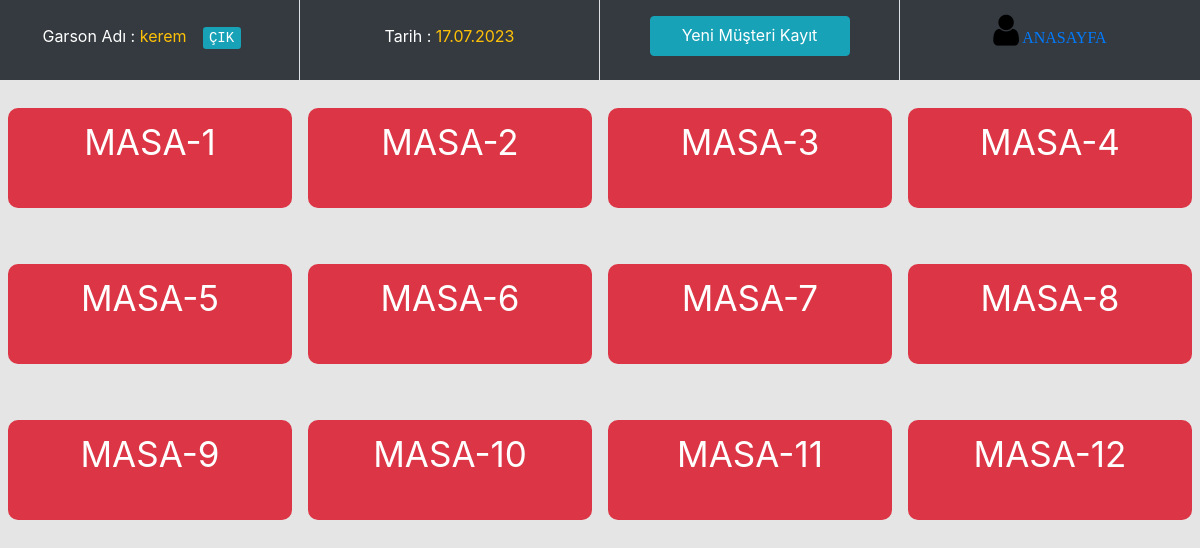
The page / on the database its author committed.
### tables this page shows
CREATE TABLE `garson` (
  `id` int(11) NOT NULL,
  `ad` varchar(20) NOT NULL,
  `sifre` varchar(40) NOT NULL,
  `durum` int(11) NOT NULL DEFAULT 0
);

CREATE TABLE `masalar` (
  `id` int(11) NOT NULL,
  `ad` varchar(20) NOT NULL
);

### fonksiyon/fonksiyon.php (the view, shortened to what this page needs)
<?php
class restoraniskelet{
    public function sorgum($vt,$sorgu,$tercih) {
      $a=$sorgu;
      $b=$vt->prepare($a);
      $b->execute();
      if($tercih==1):
      return	$c=$b->get_result();
      endif;
    }
    function masalaricek($dv) {
    $masalar="select * from masalar";
    $sonuc=$this->sorgum($dv,$masalar,1);
    while($masasonuc=$sonuc->fetch_assoc()):
      $siparisler='select * from siparis where masaid='.$masasonuc["id"].'';
	  $this->sorgum($dv,$siparisler,1)->num_rows==0 ? $renk="danger" : $renk="success";
      echo '<div id="masalink" class="col-md-3 col-sm-6 mr-2  mx-auto p-2 text-center text-white">
            <a href="masadetaylari.php?masaid='.$masasonuc["id"].'">
            <div class="bg-'.$renk.' mx-auto p-2 text-center text-white" id="masa">'.$masasonuc["ad"].'</div></a> </div>';
    endwhile;
  }
  function garsonbak($db) {
	   $gelen=$this->sorgum($db,"select * from garson where durum=1",1)->fetch_assoc();
		if (@$gelen["ad"]!="") :
		echo $gelen["ad"];
		echo'<a href="islemler.php?islem=cikis" class="m-3"><kbd class="bg-info">ÇIK</kbd></a>';
		else:
		echo "Giriş yapan garson yok";
		endif;
   }
 }
?>

### index.php (shortened to what this page needs)
<?php
	include("fonksiyon/fonksiyon.php");
	$restoraniskelet=new restoraniskelet;
?>
<!DOCTYPE html PUBLIC "-//W3C//DTD XHTML 1.0 Transitional//EN" "http://www.w3.org/TR/xhtml1/DTD/xhtml1-transitional.dtd">
<html xmlns="http://www.w3.org/1999/xhtml">
<head>
<link rel="stylesheet" href="https://cdnjs.cloudflare.com/ajax/libs/font-awesome/4.7.0/css/font-awesome.min.css">
<link rel="stylesheet" href="dosyalar/bootstrap.css" >
<link rel="stylesheet" href="dosyalar/style.css" >
<body style="background-color:#e5e5e5">
  <div class="container-fluid">
  <div class="row table-dark" id="rows">
	<div class="col-md-3 border-right text-center" style="align:center;"><br>Garson Adı : <a class="text-warning"><?php $restoraniskelet->garsonbak($db);?></a></div>
	<div class="col-md-3 border-right text-center"><br>Tarih  : <a class="text-warning"><?php echo date("d.m.Y");?></a></div>
	<div class="col-md-3 border-right text-center"><a href="musterikayit.php" class="btn btn-info mx-auto mt-3" style="width: 200px;height: 40px;">Yeni Müşteri Kayıt</a></div>
	<div class="col-md-3 text-center">
	<div id="yonet" class="col-md-6 col-sm-6 m-1  mx-auto p-2 text-center text-black bg-gray">
	<a href="anasayfa.php" style="text-decoration:none;" id="ana"><i class="fa fa-user" id="kucuk" style="font-size:36px;"></i> ANASAYFA
	<div class="bg-gray mx-auto p-2 text-center text-black" id="yonet"></div></a> </div></div>
  </div>
			  		<div class="row">
			          <?php
			            $restoraniskelet->masalaricek($db);
			          ?>
			      </div>
</body>
</html>

### dosyalar/style.css (style rules this page uses)
body { height: 100%; width: 100%; position: absolute; }
#masa { height:100px; margin:20px; font-size:35px; border-radius:10px; }
#masalink a:link, #masalink a:visited { text-decoration: none; }

### index.php (style rules this page uses)
#rows { height:80px; }
#ana { height:50px; width:100 font-size:20px; font-family:Comic Sans MS; }
#kucuk { color:#000000; }

### rows shown on the page
garson: ad "kerem"
masalar: ad "MASA-1"
masalar: ad "MASA-2"
masalar: ad "MASA-3"
masalar: ad "MASA-4"
masalar: ad "MASA-5"
masalar: ad "MASA-6"
masalar: ad "MASA-7"
masalar: ad "MASA-8"
masalar: ad "MASA-9"
masalar: ad "MASA-10"
masalar: ad "MASA-11"
masalar: ad "MASA-12"
